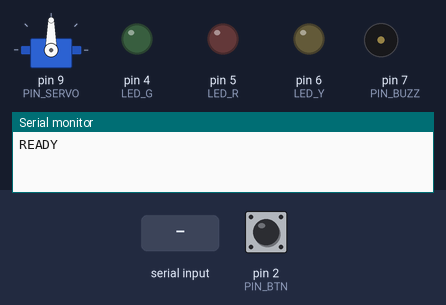
This sketch was run on a simulated Arduino Uno, built with avr-gcc and run on an emulated ATmega328P. Parts: servo, output pins drawn as LEDs (lit = HIGH), buzzer (waves = sounding, pin HIGH), the last lines printed to the serial monitor. The test bench sets the inputs (shaded band); at power-on: pin 2 (PIN_BTN) HIGH.

Above: at 1.7 s.
1.8 s: "H90\n" received over Serial
At 4.4 s:
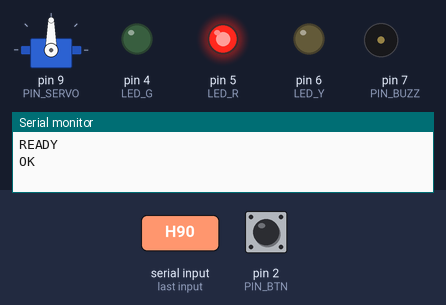
4.8 s: "A\n" received over Serial
At 5.3 s:
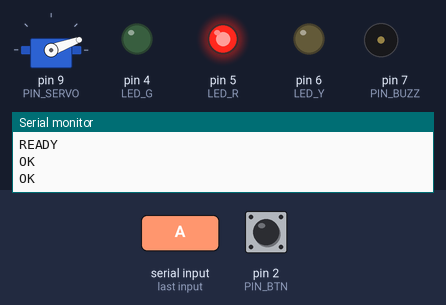
6.3 s: "R90\n" received over Serial
At 8.5 s:
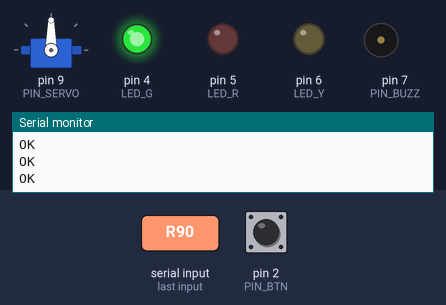
9.0 s: "V90\n" received over Serial
At 10.1 s:
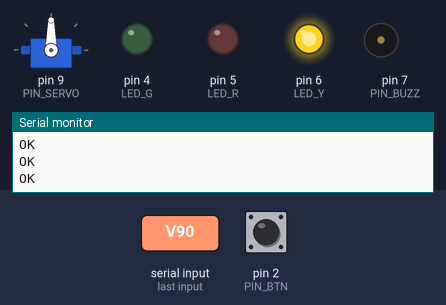
13.6 s: "A\n" received over Serial
At 14.4 s:
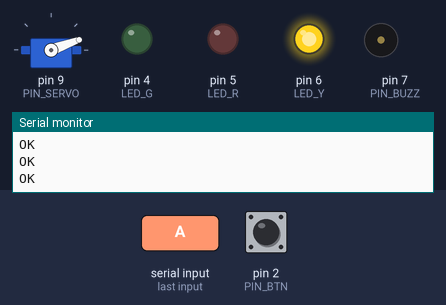
Timing chart, 0 to 16.1 s (numbered marks = the images above; inputs shaded):
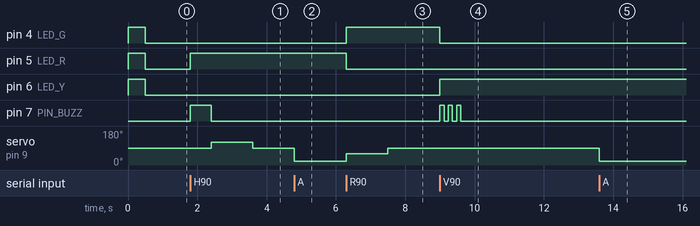

Measured:
- after the input at 1.8 s, pin 5 (LED_R): LOW → HIGH at once; pin 7 (PIN_BUZZ): LOW → HIGH at once, → LOW 0.60 s later; servo on pin 9 (PIN_SERVO): 90° → 120° after 0.60 s, → 90° 1.2 s later
- after the input at 4.8 s, servo on pin 9 (PIN_SERVO): 90° → 20° at once
- after the input at 6.3 s, pin 4 (LED_G): LOW → HIGH at once; pin 5 (LED_R): HIGH → LOW at once; servo on pin 9 (PIN_SERVO): 20° → 60° at once, → 90° 1.2 s later
- after the input at 9.0 s, pin 4 (LED_G): HIGH → LOW at once; pin 6 (LED_Y): LOW → HIGH at once; pin 7 (PIN_BUZZ): alternates HIGH for 0.12 s and LOW for 0.12 s, 6 changes in all, then stays LOW, starting at once
- after the input at 13.6 s, servo on pin 9 (PIN_SERVO): 90° → 20° at once

The sketch:

sorter_node.ino
```cpp
// sorter_node.ino - arduino firmware for the 2-day prototype: reads moisture and gas sensors, tilts the tray, lights leds, beeps
//
// Talks to the laptop over USB serial at 115200 baud, one command per line:
//   P   ping                       -> PONG
//   S   read both sensors          -> {"m":<0-1023>,"g":<0-1023>}   (each is the average of 16 readings)
//   R   recycle: green led, tilt tray left  (item slides into the left bin)
//   H   hazard:  red led, tilt tray right, long beep (item slides into the hazardous bin)
//   V   review:  yellow led, tray stays level, 3 short beeps (a person must look at the item)
//   C   contaminated reject: yellow led, tray stays level, 2 long beeps
//   A<deg>  move the tray to an angle for tuning, e.g. A60
// The push button on D2 sends the line BTN when pressed (capture trigger).
//
// Wiring (Arduino Uno / Nano):
//   MQ-135 gas module   AO -> A0, VCC -> 5V, GND -> GND
//   capacitive moisture AOUT -> A1, VCC -> 5V, GND -> GND
//   SG90 servo          signal -> D9, VCC -> 5V (add 470 uF across 5V and GND near the servo), GND -> GND
//   LEDs via 220 ohm    green D4, red D5, yellow D6 (long leg to the pin, short leg to GND)
//   buzzer              D7 -> buzzer + , buzzer - -> GND
//   push button         D2 -> button -> GND (internal pull-up is used)

#include <Servo.h>

const int PIN_GAS = A0;
const int PIN_MOIST = A1;
const int PIN_SERVO = 9;
const int PIN_BTN = 2;
const int LED_G = 4;
const int LED_R = 5;
const int LED_Y = 6;
const int PIN_BUZZ = 7;

// tune these three angles on the bench so the tray tilts about 25-30 degrees each way
int ANGLE_CENTER = 90;
int ANGLE_LEFT = 60;
int ANGLE_RIGHT = 120;

Servo tray;
String line = "";
bool btnWas = false;
unsigned long btnAt = 0;

void leds(bool g, bool r, bool y) {
  digitalWrite(LED_G, g);
  digitalWrite(LED_R, r);
  digitalWrite(LED_Y, y);
}

void beep(int ms) {
  digitalWrite(PIN_BUZZ, HIGH);
  delay(ms);
  digitalWrite(PIN_BUZZ, LOW);
}

int readAvg(int pin) {
  long sum = 0;
  for (int i = 0; i < 16; i++) {
    sum += analogRead(pin);
    delay(3);
  }
  return (int)(sum / 16);
}

void tilt(int angle) {
  tray.write(angle);
  delay(700);        // let the item slide off
}

void level() {
  tray.write(ANGLE_CENTER);
  delay(400);
}

void act(char c) {
  switch (c) {
    case 'R':
      leds(true, false, false);
      tilt(ANGLE_LEFT);
      delay(500);
      level();
      break;
    case 'H':
      leds(false, true, false);
      beep(600);
      tilt(ANGLE_RIGHT);
      delay(500);
      level();
      break;
    case 'V':
      leds(false, false, true);
      for (int i = 0; i < 3; i++) { beep(120); delay(120); }
      break;
    case 'C':
      leds(false, false, true);
      for (int i = 0; i < 2; i++) { beep(400); delay(200); }
      break;
    default:
      return;
  }
  Serial.println("OK");
}

void handle(String cmd) {
  cmd.trim();
  if (cmd.length() == 0) return;
  char c = cmd.charAt(0);
  if (c == 'P') {
    Serial.println("PONG");
  } else if (c == 'S') {
    int g = readAvg(PIN_GAS);
    int m = readAvg(PIN_MOIST);
    Serial.print("{\"m\":");
    Serial.print(m);
    Serial.print(",\"g\":");
    Serial.print(g);
    Serial.println("}");
  } else if (c == 'A') {
    int a = constrain(cmd.substring(1).toInt(), 20, 160);
    tray.write(a);
    Serial.println("OK");
  } else {
    act(c);
  }
}

void setup() {
  Serial.begin(115200);
  pinMode(LED_G, OUTPUT);
  pinMode(LED_R, OUTPUT);
  pinMode(LED_Y, OUTPUT);
  pinMode(PIN_BUZZ, OUTPUT);
  pinMode(PIN_BTN, INPUT_PULLUP);
  tray.attach(PIN_SERVO);
  tray.write(ANGLE_CENTER);
  leds(true, true, true);      // all leds on for a moment: power-up check
  delay(500);
  leds(false, false, false);
  Serial.println("READY");
}

void loop() {
  while (Serial.available()) {
    char ch = (char)Serial.read();
    if (ch == '\n') {
      handle(line);
      line = "";
    } else if (ch != '\r') {
      line += ch;
    }
  }
  bool pressed = digitalRead(PIN_BTN) == LOW;
  if (pressed && !btnWas && millis() - btnAt > 250) {
    Serial.println("BTN");
    btnAt = millis();
  }
  btnWas = pressed;
}
```
